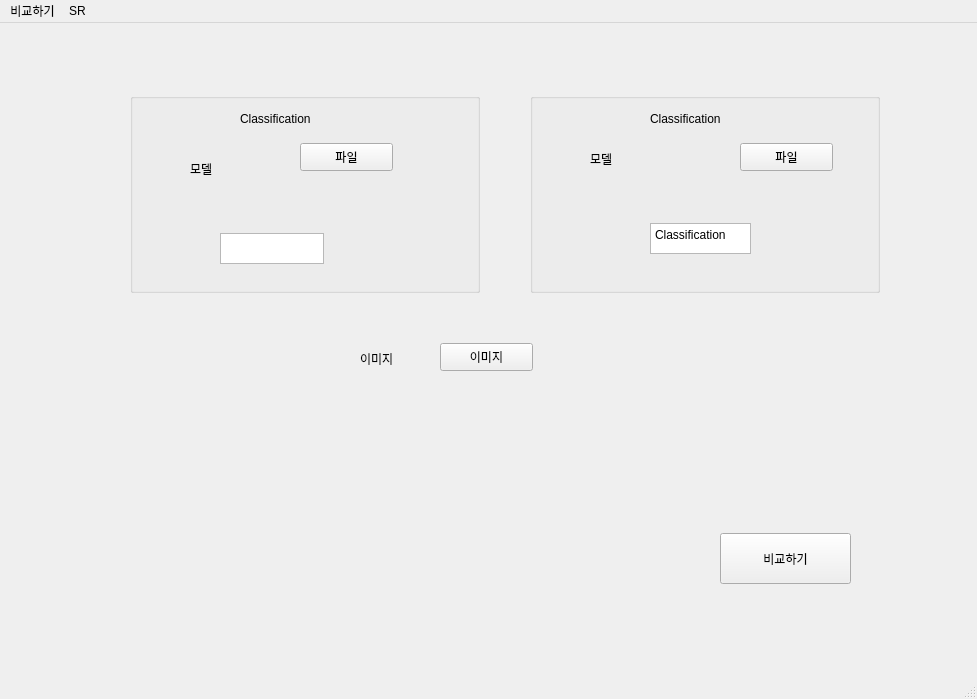
<?xml version="1.0" encoding="UTF-8"?>
<ui version="4.0">
 <class>MainWindow</class>
 <widget class="QMainWindow" name="MainWindow">
  <property name="geometry">
   <rect>
    <x>0</x>
    <y>0</y>
    <width>977</width>
    <height>699</height>
   </rect>
  </property>
  <property name="windowTitle">
   <string>Pixby</string>
  </property>
  <widget class="QWidget" name="centralwidget">
   <widget class="QLabel" name="label_4">
    <property name="geometry">
     <rect>
      <x>360</x>
      <y>320</y>
      <width>81</width>
      <height>31</height>
     </rect>
    </property>
    <property name="text">
     <string>이미지</string>
    </property>
   </widget>
   <widget class="QPushButton" name="nextButton">
    <property name="geometry">
     <rect>
      <x>720</x>
      <y>510</y>
      <width>131</width>
      <height>51</height>
     </rect>
    </property>
    <property name="text">
     <string>비교하기</string>
    </property>
   </widget>
   <widget class="QPushButton" name="selectImage">
    <property name="geometry">
     <rect>
      <x>440</x>
      <y>320</y>
      <width>93</width>
      <height>28</height>
     </rect>
    </property>
    <property name="text">
     <string>이미지</string>
    </property>
   </widget>
   <widget class="QGroupBox" name="groupBox">
    <property name="geometry">
     <rect>
      <x>130</x>
      <y>70</y>
      <width>350</width>
      <height>200</height>
     </rect>
    </property>
    <property name="styleSheet">
     <string notr="true">border-color: rgb(0, 85, 255);
border-bottom-color: rgb(85, 170, 255);</string>
    </property>
    <property name="title">
     <string/>
    </property>
    <property name="alignment">
     <set>Qt::AlignLeading|Qt::AlignLeft|Qt::AlignVCenter</set>
    </property>
    <property name="flat">
     <bool>false</bool>
    </property>
    <property name="checkable">
     <bool>false</bool>
    </property>
    <widget class="QLabel" name="label_3">
     <property name="geometry">
      <rect>
       <x>60</x>
       <y>60</y>
       <width>81</width>
       <height>31</height>
      </rect>
     </property>
     <property name="text">
      <string>모델</string>
     </property>
    </widget>
    <widget class="QPushButton" name="selectModel1">
     <property name="geometry">
      <rect>
       <x>170</x>
       <y>50</y>
       <width>93</width>
       <height>28</height>
      </rect>
     </property>
     <property name="text">
      <string>파일</string>
     </property>
    </widget>
    <widget class="QPlainTextEdit" name="plainTextEdit">
     <property name="geometry">
      <rect>
       <x>90</x>
       <y>140</y>
       <width>104</width>
       <height>31</height>
      </rect>
     </property>
     <property name="plainText">
      <string/>
     </property>
    </widget>
    <widget class="QLabel" name="label">
     <property name="geometry">
      <rect>
       <x>110</x>
       <y>10</y>
       <width>101</width>
       <height>31</height>
      </rect>
     </property>
     <property name="text">
      <string>Classification</string>
     </property>
    </widget>
   </widget>
   <widget class="QGroupBox" name="groupBox_2">
    <property name="geometry">
     <rect>
      <x>530</x>
      <y>70</y>
      <width>350</width>
      <height>200</height>
     </rect>
    </property>
    <property name="styleSheet">
     <string notr="true">border-color: rgb(85, 170, 255);</string>
    </property>
    <property name="title">
     <string/>
    </property>
    <property name="checkable">
     <bool>false</bool>
    </property>
    <widget class="QLabel" name="label_6">
     <property name="geometry">
      <rect>
       <x>60</x>
       <y>50</y>
       <width>81</width>
       <height>31</height>
      </rect>
     </property>
     <property name="text">
      <string>모델</string>
     </property>
    </widget>
    <widget class="QPushButton" name="selectModel2">
     <property name="geometry">
      <rect>
       <x>210</x>
       <y>50</y>
       <width>93</width>
       <height>28</height>
      </rect>
     </property>
     <property name="text">
      <string>파일</string>
     </property>
    </widget>
    <widget class="QLabel" name="label_2">
     <property name="geometry">
      <rect>
       <x>120</x>
       <y>10</y>
       <width>91</width>
       <height>31</height>
      </rect>
     </property>
     <property name="text">
      <string>Classification</string>
     </property>
    </widget>
    <widget class="QTextEdit" name="textEdit_2">
     <property name="geometry">
      <rect>
       <x>120</x>
       <y>130</y>
       <width>101</width>
       <height>31</height>
      </rect>
     </property>
     <property name="html">
      <string>&lt;!DOCTYPE HTML PUBLIC &quot;-//W3C//DTD HTML 4.0//EN&quot; &quot;http://www.w3.org/TR/REC-html40/strict.dtd&quot;&gt;
&lt;html&gt;&lt;head&gt;&lt;meta name=&quot;qrichtext&quot; content=&quot;1&quot; /&gt;&lt;style type=&quot;text/css&quot;&gt;
p, li { white-space: pre-wrap; }
&lt;/style&gt;&lt;/head&gt;&lt;body style=&quot; font-family:'Gulim'; font-size:9pt; font-weight:400; font-style:normal;&quot;&gt;
&lt;p style=&quot; margin-top:0px; margin-bottom:0px; margin-left:0px; margin-right:0px; -qt-block-indent:0; text-indent:0px;&quot;&gt;Classification&lt;/p&gt;&lt;/body&gt;&lt;/html&gt;</string>
     </property>
    </widget>
   </widget>
   <widget class="QLabel" name="comeImage">
    <property name="geometry">
     <rect>
      <x>350</x>
      <y>380</y>
      <width>64</width>
      <height>15</height>
     </rect>
    </property>
    <property name="text">
     <string/>
    </property>
   </widget>
  </widget>
  <widget class="QMenuBar" name="menubar">
   <property name="geometry">
    <rect>
     <x>0</x>
     <y>0</y>
     <width>977</width>
     <height>26</height>
    </rect>
   </property>
   <widget class="QMenu" name="menu">
    <property name="title">
     <string>비교하기</string>
    </property>
    <addaction name="separator"/>
   </widget>
   <widget class="QMenu" name="menuSR">
    <property name="title">
     <string>SR</string>
    </property>
   </widget>
   <addaction name="menu"/>
   <addaction name="menuSR"/>
  </widget>
  <widget class="QStatusBar" name="statusbar"/>
 </widget>
 <resources/>
 <connections/>
</ui>
